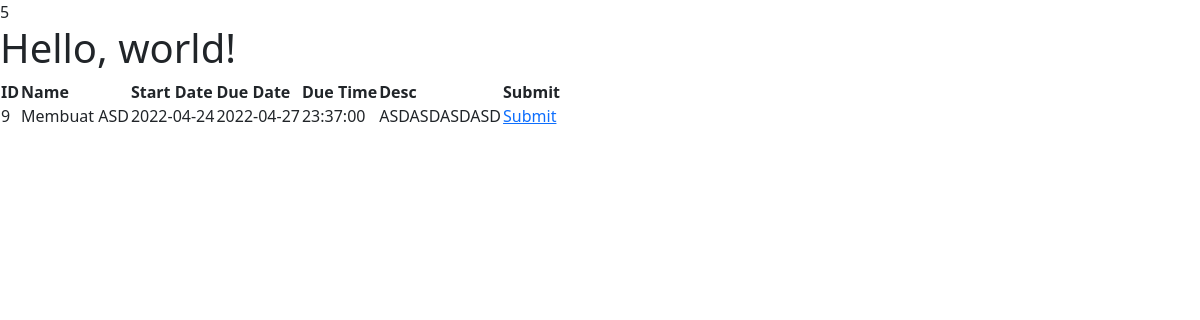
The app's page /Role/Student/assignment.php?subject_id=5 (signed in) with its own data.
### tables this page shows
CREATE TABLE `assignments` (
  `assignment_id` int(10) UNSIGNED NOT NULL,
  `assignment_name` varchar(100) NOT NULL,
  `assignment_start_date` datetime NOT NULL,
  `assignment_end_date` datetime NOT NULL,
  `assignment_desc` text NOT NULL,
  `assignment_type` enum('exam','task','','') NOT NULL,
  `subject_id` int(10) UNSIGNED NOT NULL,
  `mentor_id` int(10) UNSIGNED NOT NULL
);

### Model/DbConnect.php (called while the page is built)
<?php
class DbConnect
{
    private $host = "localhost";
    private $user = "root";
    private $pass = "";
    private $dbName = "incareer2";
    public function connect()
    {
        try {
            $conn = new PDO('mysql:host=' . $this->host . '; dbname=' . $this->dbName, $this->user, $this->pass);
            $conn->setAttribute(PDO::ATTR_ERRMODE, PDO::ERRMODE_EXCEPTION);
            return $conn;
        } catch (PDOException $e) {
            echo "Database Error: " . $e->getMessage();
        }
    }
}

### Model/Assignments.php (called while the page is built, shortened)
<?php
class Assignments
{
    private $dbConn;
    public function __construct()
    {
        require_once("DbConnect.php");
        $db = new DbConnect;
        $this->dbConn = $db->connect();
    }
    public function getAssignmentBySubjectId($id)
    {
        $stmt = $this->dbConn->prepare(
            "SELECT * FROM assignments WHERE subject_id = :sid"
        );
        $stmt->bindParam(":sid", $id);
        try {
            if ($stmt->execute()) {
                $assigments = $stmt->fetchAll(PDO::FETCH_ASSOC);
            }
        } catch (Exception $e) {
            return $e->getMessage();
        }
        return $assigments;
    }
}

### Role/Student/assignment.php (the view, shortened to what this page needs)
<?php
require_once('../../Model/Assignments.php');
$objAssign = new Assignments;
$allAssignments = $objAssign->getAssignmentBySubjectId($_GET['subject_id']);
?>
<!doctype html>
<html lang="en">
<head>
    <link href="https://cdn.jsdelivr.net/npm/bootstrap@5.1.3/dist/css/bootstrap.min.css" rel="stylesheet">
</head>
<body>
    <h1>Hello, world!</h1>
    <table>
        <thead>
            <th>ID</th>
            <th>Name</th>
            <th>Start Date</th>
            <th>Due Date</th>
            <th>Due Time</th>
            <th>Desc</th>
            <th>Submit</th>
        </thead>
        <tbody>
            <?php foreach ($allAssignments as $row => $assignment) : ?>
                <?php
                $arrStartDate = explode(" ", $assignment['assignment_start_date']);
                $arrEndDate = explode(" ", $assignment['assignment_end_date']);
                $startDate = $arrStartDate[0];
                $dueDate = $arrEndDate[0];
                $dueTime = $arrEndDate[1];
                ?>
                <tr>
                    <td><?= $assignment['assignment_id']; ?></td>
                    <td><?= $assignment['assignment_name']; ?></td>
                    <td><?= $startDate; ?></td>
                    <td><?= $dueDate; ?></td>
                    <td><?= $dueTime; ?></td>
                    <td><?= $assignment['assignment_desc']; ?></td>
                    <td><a href="submission.php?assignment_id=<?= $assignment['assignment_id']; ?>">Submit</a></td>
                </tr>
            <?php endforeach ?>
        </tbody>
    </table>
</body>
</html>

### records on screen
assignments: assignment_id "9", assignment_name "Membuat ASD", assignment_start_date "2022-04-24", assignment_end_date "2022-04-27", assignment_end_date "23:37:00", assignment_desc "ASDASDASDASD"
